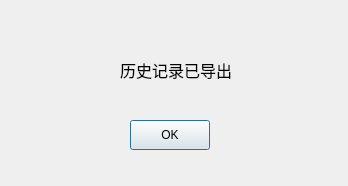
<?xml version="1.0" encoding="UTF-8"?>
<ui version="4.0">
 <class>Dialog</class>
 <widget class="QDialog" name="Dialog">
  <property name="geometry">
   <rect>
    <x>0</x>
    <y>0</y>
    <width>348</width>
    <height>186</height>
   </rect>
  </property>
  <property name="windowTitle">
   <string>Dialog</string>
  </property>
  <widget class="QPushButton" name="btn_ok">
   <property name="geometry">
    <rect>
     <x>130</x>
     <y>120</y>
     <width>80</width>
     <height>30</height>
    </rect>
   </property>
   <property name="text">
    <string>OK</string>
   </property>
  </widget>
  <widget class="QLabel" name="label">
   <property name="geometry">
    <rect>
     <x>120</x>
     <y>40</y>
     <width>111</width>
     <height>61</height>
    </rect>
   </property>
   <property name="font">
    <font>
     <family>Agency FB</family>
     <pointsize>12</pointsize>
    </font>
   </property>
   <property name="text">
    <string>历史记录已导出</string>
   </property>
   <property name="textFormat">
    <enum>Qt::RichText</enum>
   </property>
  </widget>
 </widget>
 <resources/>
 <connections/>
</ui>
